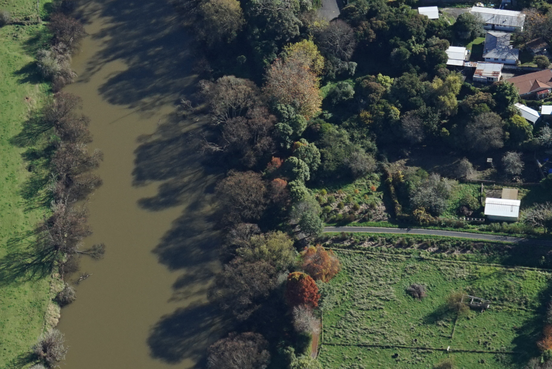
#> input picture TAIAOexp/_datasets/img/kahikatea/data/Biospatial_20160603U_1194_03_03.png, 552 x 369 px; its folder holds only this picture in this run
$ python -i image.py   (imports and definitions only)
#> lines starting #> are read from the running program, lines starting #| are printed output that depends on the picture
""" Image utils """
import os

import cv2
import numpy as np

from cv2 import COLOR_RGB2GRAY, cvtColor, COLOR_BGR2RGB, imread, findContours, drawContours, THRESH_OTSU, RETR_CCOMP, \
    CHAIN_APPROX_SIMPLE, threshold

from utils.pathChecking import check_dir


# [22 lines left out: function list_images, not called in this run]


def rgb_to_grayscale(img):
    """ Transforms a 3 channel RGB image into a grayscale image (1 channel) """
    return cvtColor(img.astype('float32'), COLOR_RGB2GRAY)


# [23 lines left out: function binarize_rgb_mask, not called in this run]


def binarize_rgb_img(img, fillHoles=True) -> np.array:
    """
    Binarizes a RGB image with automatic OTSU thresholding, minimizing intra-class variance. Use this function when the
    image to binarize does not have a very defined background.

    :param img: ndarray, RGB image to binarize.
    :param fillHoles: (bool, default True)Should holes created from the binarization be filled?
    :return: (ndarray) a grayscale binarized mask.
    """
    imgmod = rgb_to_grayscale(img)
    _, imgmod = threshold(imgmod, 0, 255, THRESH_OTSU)
    if fillHoles:
        contours, _ = findContours(imgmod, RETR_CCOMP, CHAIN_APPROX_SIMPLE)
        for cnt in contours:
            drawContours(imgmod, [cnt], 0, 255, -1)
    imgmod = normalize_binary_mask(imgmod)
    return imgmod


# [39 lines left out: functions read_rgb_img, normalize_binary_mask, array_is_binary, normalize_array, not called in this run]


def is_rgb(img):
    """ img (ndarray) """
    return True if len(img.shape) == 3 and img.shape[2] == 3 else False

>>> import cv2
>>> picture = cv2.cvtColor(cv2.imread('../TAIAOexp/_datasets/img/kahikatea/data/Biospatial_20160603U_1194_03_03.png'), cv2.COLOR_BGR2RGB)
>>> result = binarize_rgb_img(picture)
#> in rgb_to_grayscale, `return cvtColor(img.astype('float32'), COLOR_RGB2GRAY)`:
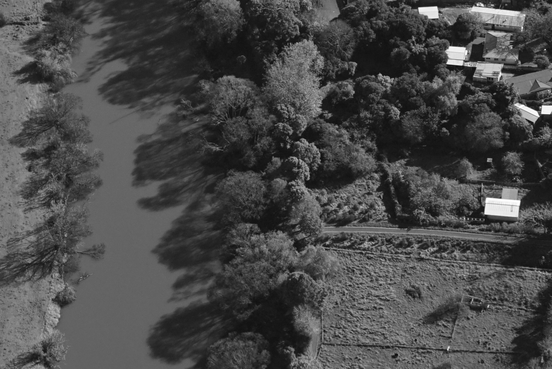
#> returned value: shape (369, 552) float32; min 9.68, max 255, mean 73.4
#> (the run stopped early here; a loop or call above may not have finished)

$ run again, on TAIAOexp/_datasets/img/kahikatea/data/Biospatial_20160603U_1201_01_01.png
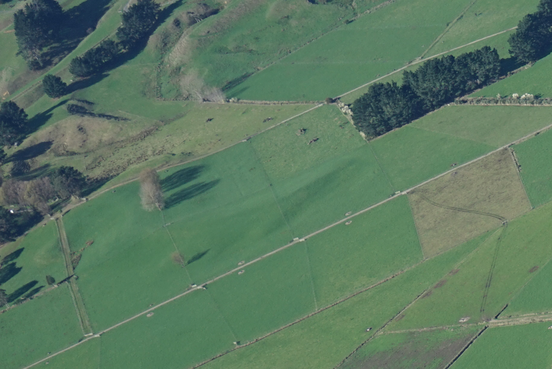
#> input picture TAIAOexp/_datasets/img/kahikatea/data/Biospatial_20160603U_1201_01_01.png, 552 x 369 px
#> in rgb_to_grayscale, `return cvtColor(img.astype('float32'), COLOR_RGB2GRAY)`:
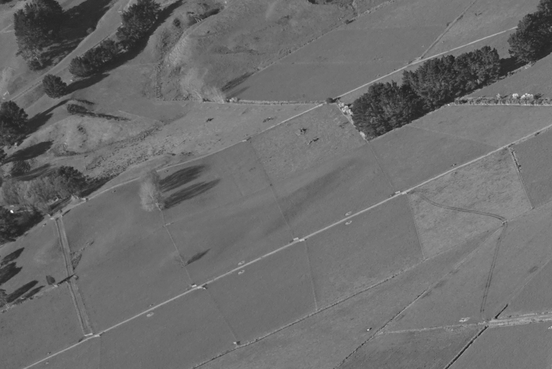
#> returned value: shape (369, 552) float32; min 29.47, max 255, mean 108.7

$ run again, on TAIAOexp/_datasets/img/kahikatea/data/Biospatial_20160603U_1202_03_01.png
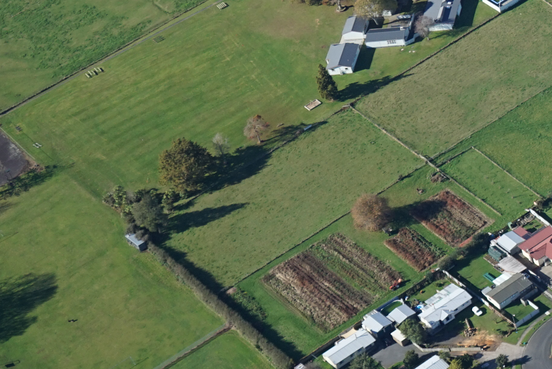
#> input picture TAIAOexp/_datasets/img/kahikatea/data/Biospatial_20160603U_1202_03_01.png, 552 x 369 px
#> in rgb_to_grayscale, `return cvtColor(img.astype('float32'), COLOR_RGB2GRAY)`:
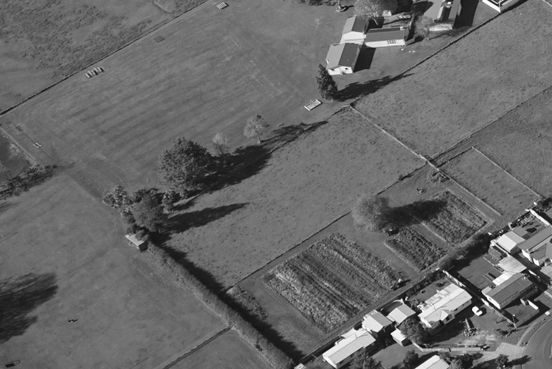
#> returned value: shape (369, 552) float32; min 9.53, max 255, mean 103.4

$ run again, on TAIAOexp/_datasets/img/kahikatea/data/Biospatial_20160603U_1476_02_04.png
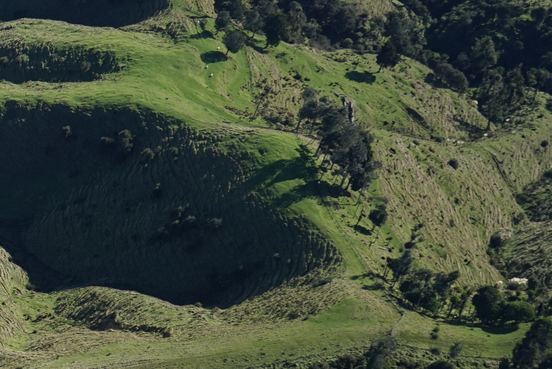
#> input picture TAIAOexp/_datasets/img/kahikatea/data/Biospatial_20160603U_1476_02_04.png, 552 x 369 px
#> in rgb_to_grayscale, `return cvtColor(img.astype('float32'), COLOR_RGB2GRAY)`:
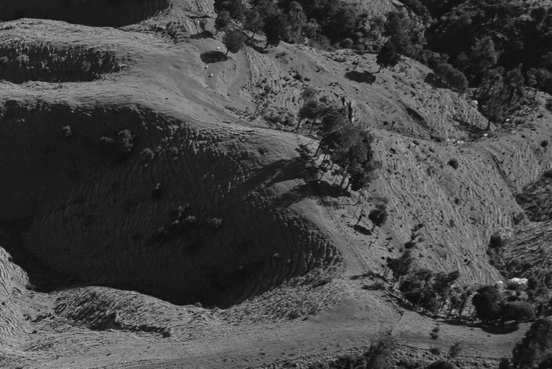
#> returned value: shape (369, 552) float32; min 8.4, max 223.6, mean 70.2
